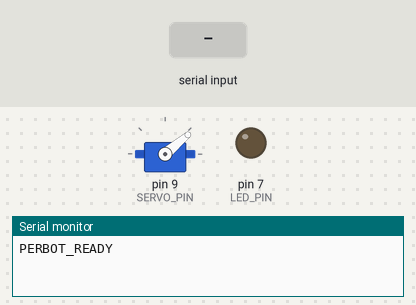
A sketch run on a simulated Arduino Uno, built with avr-gcc and run on an emulated ATmega328P. Shown: servo, output pins drawn as LEDs (lit = HIGH), the last lines printed to the serial monitor. Inputs (shaded band) come from the test bench.

Above: at 1.2 s.
1.3 s: "P90\n" received over Serial
At 1.59 s:
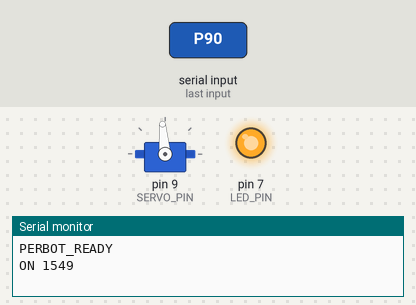
3.1 s: "A,45\n" received over Serial
At 3.9 s:
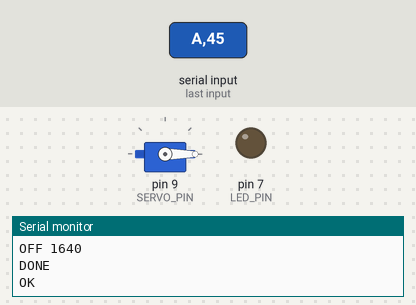
4.6 s: "P,45\n" received over Serial
At 5.8 s:
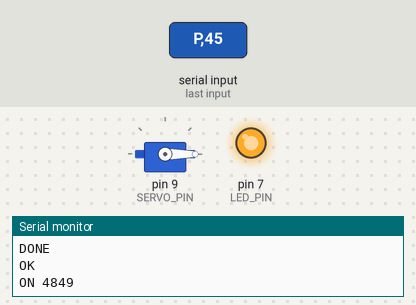
7.6 s: "R,45\n" received over Serial
At 8.5 s:
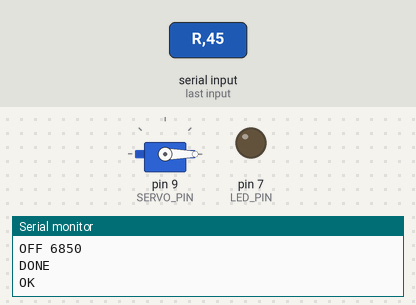
9.1 s: "P\n" received over Serial
At 10.4 s:
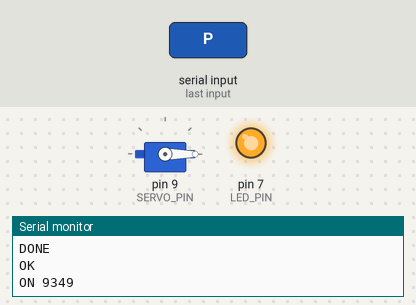
Timing chart, 0 to 12.9 s (numbered marks = the images above; inputs shaded):
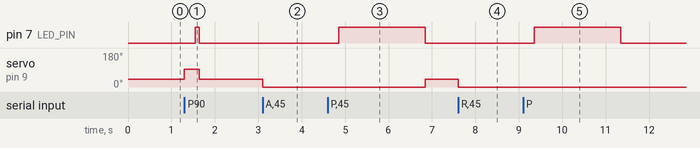

Measured:
- after the input at 1.3 s, pin 7 (LED_PIN): LOW → HIGH after 0.25 s, → LOW 0.09 s later; servo on pin 9 (SERVO_PIN): 40° → 95° at once, → 40° 0.34 s later
- after the input at 3.1 s, servo on pin 9 (SERVO_PIN): 40° → 0° at once
- after the input at 4.6 s, pin 7 (LED_PIN): LOW → HIGH after 0.25 s, → LOW 2.0 s later; servo on pin 9 (SERVO_PIN): 0° → 40° after 2.3 s
- after the input at 7.6 s, servo on pin 9 (SERVO_PIN): 40° → 0° at once
- after the input at 9.1 s, pin 7 (LED_PIN): LOW → HIGH after 0.25 s, → LOW 2.0 s later

The sketch:

perbot.ino
```cpp
// PER-bot v2 — entrega automática do estímulo + LED de sincronização
// Hardware: Arduino Uno/Nano, micro servo (SG90) no pino 9, LED no pino 7 (com resistor 220 ohm)
// Protocolo serial (115200 baud), um comando por linha, enviado pelo per_control.py:
//   P<n>   -> apresenta o estímulo por n ms (ex.: P2000) e recolhe
//   A<ang> -> calibra ângulo de apresentação (ex.: A95)
//   R<ang> -> calibra ângulo de repouso (ex.: R40)
//   ?      -> responde a configuração atual
// O LED acende exatamente enquanto a mecha toca a mosca: no vídeo, ele marca o instante do estímulo.
#include <Servo.h>
Servo arm;
const int SERVO_PIN = 9, LED_PIN = 7;
int angRest = 40, angPresent = 95;
const int SETTLE_MS = 250;  // tempo para o servo chegar

void setup() {
  Serial.begin(115200);
  pinMode(LED_PIN, OUTPUT);
  arm.attach(SERVO_PIN);
  arm.write(angRest);
  Serial.println("PERBOT_READY");
}

void present(unsigned long ms) {
  arm.write(angPresent);
  delay(SETTLE_MS);
  digitalWrite(LED_PIN, HIGH);
  unsigned long t0 = millis();
  Serial.print("ON "); Serial.println(t0);
  delay(ms);
  digitalWrite(LED_PIN, LOW);
  Serial.print("OFF "); Serial.println(millis());
  arm.write(angRest);
  delay(SETTLE_MS);
  Serial.println("DONE");
}

void loop() {
  if (!Serial.available()) return;
  String cmd = Serial.readStringUntil('\n');
  cmd.trim();
  if (cmd.length() == 0) return;
  char c = cmd.charAt(0);
  long v = cmd.substring(1).toInt();
  if (c == 'P') present(v > 0 ? v : 2000);
  else if (c == 'A') { angPresent = v; arm.write(angPresent); Serial.println("OK"); }
  else if (c == 'R') { angRest = v; arm.write(angRest); Serial.println("OK"); }
  else if (c == '?') { Serial.print("rest="); Serial.print(angRest); Serial.print(" present="); Serial.println(angPresent); }
  else Serial.println("ERR");
}
```
